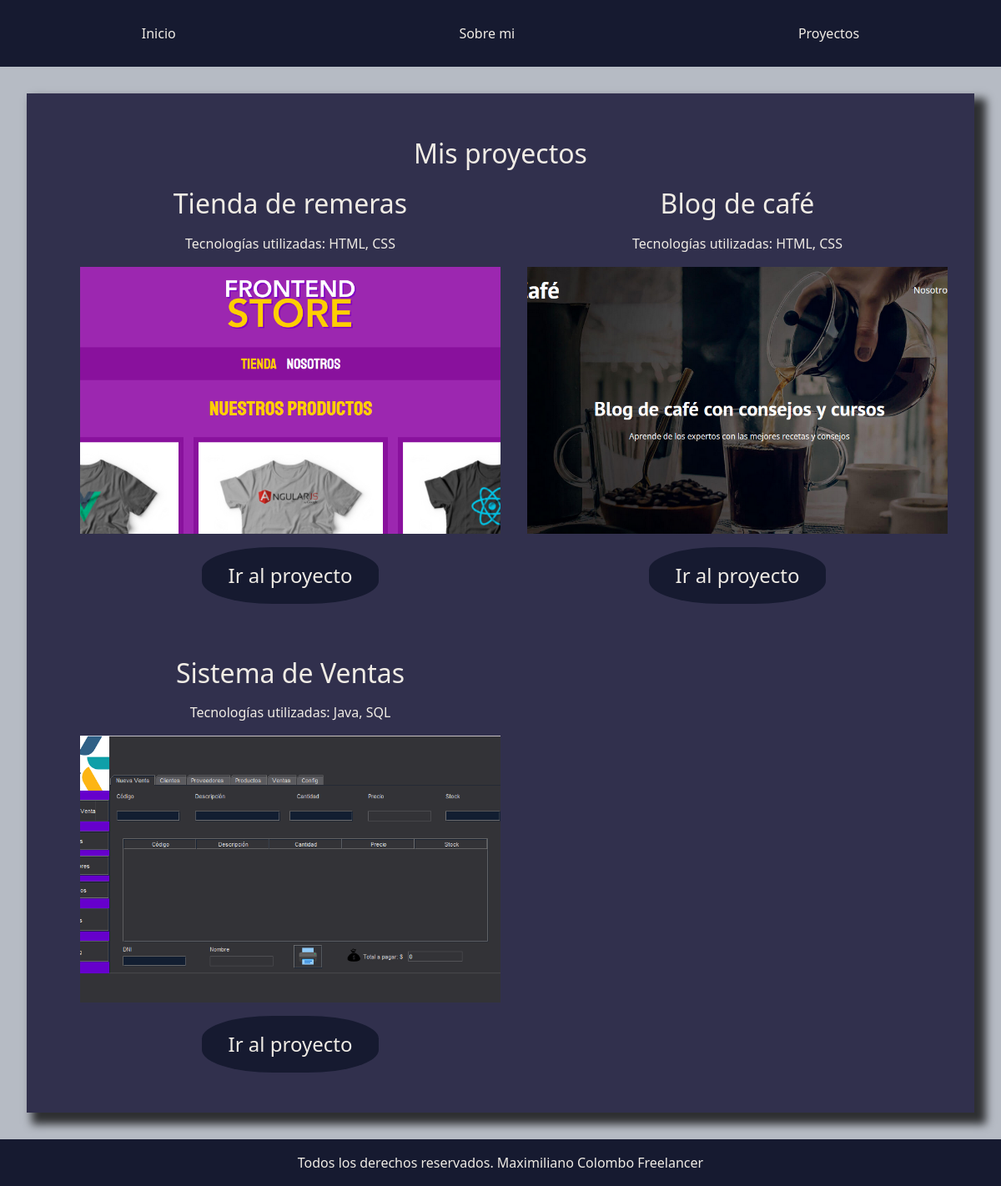
/projects/, run on the app's committed database.
### paginas/models.py (models this page shows)
class Proyecto (models.Model):
    titulo= models.CharField(max_length=250)
    tecnologia=models.CharField(max_length=50)
    link=models.CharField(max_length=200)
    imagen=models.TextField()

### paginas/views.py (the view)
# urls.py: path("projects/",views.projects,name='projects')
def projects(request):
  template = loader.get_template('projects.html')
  proyectos= Proyecto.objects.all().values()
  context = {
    'proyectos':proyectos
  }
  return HttpResponse(template.render(context, request))

### paginas/templates/projects.html
{% extends "base.html" %}
{% load static %}
{% block stylesheets %}
    <link rel="stylesheet" href="{% static 'css/projects.css' %}">
{% endblock %}
{% block page_content %}
    <h1>Mis proyectos</h1>
    <ul class="proyectos">
        {% for proyecto in proyectos%}
        <li class="proyecto-item">
            <h2>{{proyecto.titulo}}</h2>
            <p>Tecnologías utilizadas: {{proyecto.tecnologia}}</p>
            <img class="imagenProyecto" src="/static/img/proyectos/{{ proyecto.imagen }}" alt="imagen proyecto">
            <a class="botonProyecto" href="{{proyecto.link}}" target="_blank">Ir al proyecto</a>
        </li>
        {% endfor %}
    </ul>
{% endblock page_content %}

### static/css/colores.css (style rules this page uses)
:root { --color1:#161A30; --color2: #31304D; --color3: #B6BBC4; --color4: #F0ECE5; --negro:#000; --blanco:#fff; }

### static/css/globales.css (style rules this page uses)
html { box-sizing: border-box; width: 100vw; }
*, *:before, *:after { box-sizing: inherit; }
body { margin: 0; padding :0; }
h1,h2,h3,p { margin: 0; padding: 0; text-align: center; }
li { list-style: none; }
a { text-decoration: none; color: var(--color4); }

### static/css/projects.css (style rules this page uses)
.proyectos { display: grid; grid-template-columns: repeat(2,1fr); column-gap: 2rem; row-gap: 4rem; }
.proyecto-item { display: flex; flex-direction: column; justify-content: center; align-items: center; row-gap: 1rem; }
.imagenProyecto { height: 20rem; width: 100%; object-fit: cover ; }
.botonProyecto { font-size: 1.5rem; background-color: var(--color1); padding: 1rem 2rem; border-radius: 40%; }

### data on the page
Proyecto: titulo "Tienda de remeras", tecnologia "HTML, CSS", imagen (picture)
Proyecto: titulo "Blog de café", tecnologia "HTML, CSS", imagen (picture)
Proyecto: titulo "Sistema de Ventas", tecnologia "Java, SQL", imagen (picture)
